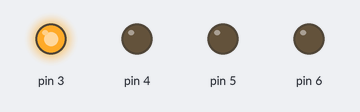
Simulated run of this sketch. Board: Arduino Uno, built with avr-gcc and run on an emulated ATmega328P. On the bench: output pins drawn as LEDs (lit = HIGH).

Above: at 0.5 s.
At 3.5 s:
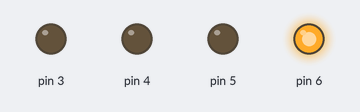
At 4.5 s:
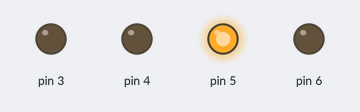
At 8.5 s:
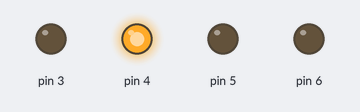
Timing chart, 0 to 9.1 s (numbered marks = the images above):
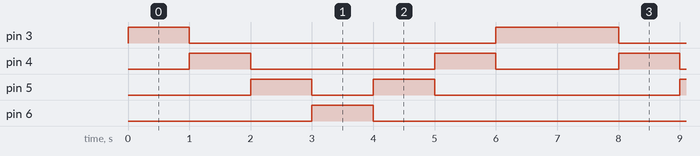

The sketch:

Running_LED_3.ino
```cpp
// Done by Roll no. : 162, 163, 164, 165


void setup() {
  // put your setup code here, to run once:
 pinMode(3 , OUTPUT);
 pinMode(4 , OUTPUT);
 pinMode(5 , OUTPUT);
 pinMode(6 , OUTPUT);
}

void loop() {
  // put your main code here, to run repeatedly:
digitalWrite(3 , HIGH);
delay(1000);
digitalWrite(3 , LOW);
digitalWrite(4 , HIGH);
delay(1000);
digitalWrite(4 ,LOW);
digitalWrite(5 , HIGH);
delay(1000);
digitalWrite(5 , LOW);
digitalWrite(6 , HIGH);
delay(1000);
digitalWrite(6 , LOW);
digitalWrite(5 , HIGH);
delay(1000);
digitalWrite(5 , LOW);
digitalWrite(4 , HIGH);
delay(1000);
digitalWrite(4 ,LOW);
digitalWrite(3 , HIGH);
delay(1000);
digitalWrite(3 , LOW);

}
```

Measured:
- by itself, pin 3: repeats every 7.0 s: LOW 5.0 s, HIGH 2.0 s
- by itself, pin 4: repeats every 7.0 s: LOW 3.0 s, HIGH 1.0 s, LOW 2.0 s, HIGH 1.0 s
- by itself, pin 5: repeats every 7.0 s: LOW 1.0 s, HIGH 1.0 s, LOW 4.0 s, HIGH 1.0 s
- by itself, pin 6: alternates HIGH for 1.0 s and LOW for 6.0 s
